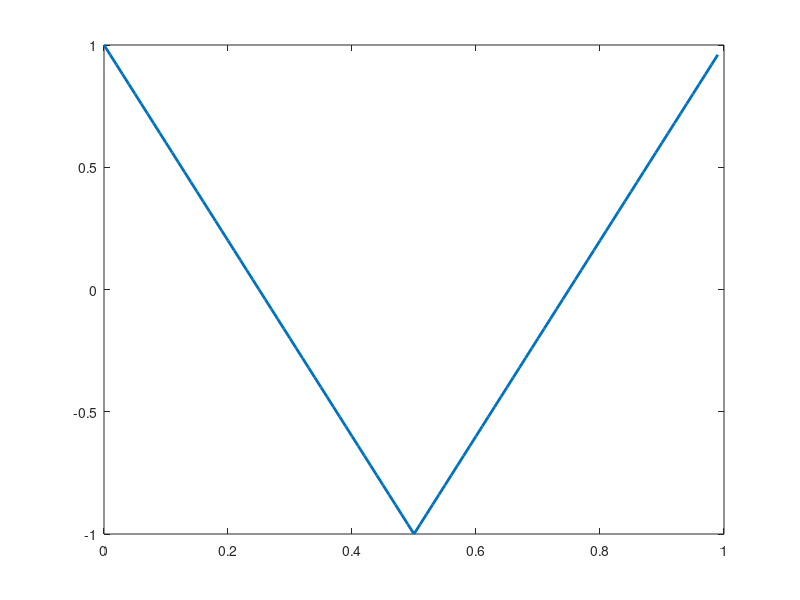

This chart was generated by the following MATLAB code:
%% defines a triangular wave with period 1 sampled at 100 samples/second
% no modifications needed.
N = 100;
Tsamp = 1/N;
ts = (0:1:N-1)*Tsamp;
xtri = (2/pi)*asin(cos(2*pi*ts));

figure(1);
plot(ts,xtri,'Linewidth',2)

%% compute the discrete-time Fourier series coefficients
% uncomment and complete
% Xtri = ;

% plot the 
% -- magnitude 
% -- log magnitude
% -- phase 
% of the fourier series coefficients on separate axes 
% (insert code below)


